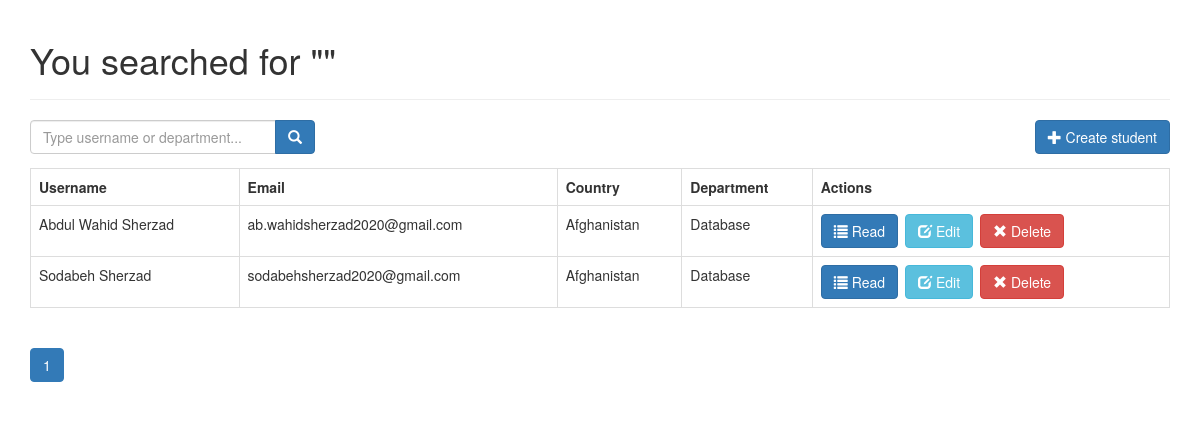
Screenshot of /search.php with the database file from the repository.
### tables this page shows
CREATE TABLE IF NOT EXISTS `students` (
  `id` int(11) NOT NULL AUTO_INCREMENT,
  `first_name` varchar(32) NOT NULL,
  `last_name` varchar(55) NOT NULL,
  `username` varchar(55) NOT NULL,
  `department_id` int(11) NOT NULL,
  `created` datetime NOT NULL,
  `modified` timestamp NOT NULL DEFAULT CURRENT_TIMESTAMP,
  `image` varchar(250) DEFAULT NULL,
  `address` varchar(255) DEFAULT NULL,
  `email` varchar(55) DEFAULT NULL,
  `country` varchar(55) DEFAULT NULL,
  `phone` varchar(12) DEFAULT NULL,
  `password` varchar(55) DEFAULT NULL,
  PRIMARY KEY (`id`)
);

CREATE TABLE IF NOT EXISTS `departments` (
  `id` int(11) NOT NULL AUTO_INCREMENT,
  `name` varchar(256) NOT NULL,
  `created` datetime NOT NULL,
  `modified` timestamp NOT NULL DEFAULT CURRENT_TIMESTAMP,
  PRIMARY KEY (`id`)
);

### search.php (called while the page is built, shortened)
<?php
include_once 'config/core.php';
include_once 'config/database.php';
include_once 'objects/student.php';
include_once 'objects/department.php';
$database = new Database();
$db = $database->getConnection();
$student = new student($db);
$department = new department($db);
$search_term=isset($_GET['s']) ? $_GET['s'] : '';
include_once "header.php";
$stmt = $student->search($search_term, $from_record_num, $records_per_page);
$total_rows=$student->countAll_BySearch($search_term);
include_once "read_template.php";
include_once "footer.php";
?>

### objects/student.php (called while the page is built, shortened)
<?php
class Student
{
    private $conn;
    private $table_name = "students";
    public function __construct($db)
    {
        $this->conn = $db;
    }
    public function search($search_term, $from_record_num, $records_per_page)
    {
        $query = "SELECT
                    d.name, s.id, s.username,
                    s.department_id, s.email, s.country
                FROM
                    " . $this->table_name . " s
                    LEFT JOIN
                        departments d
                            ON s.department_id = d.id
                WHERE
                    s.username LIKE ? OR d.name LIKE ?
                ORDER BY
                    s.username ASC
                LIMIT
                    ?, ?";
        $stmt = $this->conn->prepare($query);
        $search_term = "%{$search_term}%";
        $stmt->bindParam(1, $search_term);
        $stmt->bindParam(2, $search_term);
        $stmt->bindParam(3, $from_record_num, PDO::PARAM_INT);
        $stmt->bindParam(4, $records_per_page, PDO::PARAM_INT);
        $stmt->execute();
        return $stmt;
    }
    public function countAll_BySearch($search_term)
    {
        $query = "SELECT
                    COUNT(*) as total_rows
                FROM
                    " . $this->table_name . " s
                    LEFT JOIN
                        departments d
                            ON s.department_id = d.id
                WHERE
                    s.username LIKE ? or d.name LIKE ?";
        $stmt = $this->conn->prepare($query);
        $search_term = "%{$search_term}%";
        $stmt->bindParam(1, $search_term);
        $stmt->bindParam(2, $search_term);
        $stmt->execute();
        $row = $stmt->fetch(PDO::FETCH_ASSOC);
        return $row['total_rows'];
    }
}

### config/core.php (called while the page is built)
<?php
$page = isset($_GET['page']) ? $_GET['page'] : 1;
$records_per_page = 5;
$from_record_num = ($records_per_page * $page) - $records_per_page;

### objects/department.php (called while the page is built, shortened)
<?php
class Department
{
    private $conn;
    private $table_name = "departments";
    public $id;
    public function __construct($db)
    {
        $this->conn = $db;
    }
    public function readName()
    {
        $query = "SELECT name FROM " . $this->table_name . " WHERE id = ? limit 0,1";
        $stmt = $this->conn->prepare($query);
        $stmt->bindParam(1, $this->id);
        $stmt->execute();
        $row = $stmt->fetch(PDO::FETCH_ASSOC);
        $this->name = $row['name'];
    }
}

### read_template.php (the view)
<?php
echo "<form role='search' action='search.php'>";
    echo "<div class='input-group col-md-3 pull-left margin-right-1em'>";
        $search_value=isset($search_term) ? "value='{$search_term}'" : "";
        echo "<input type='text' class='form-control' placeholder='Type username or department...' name='s' id='srch-term' required {$search_value} />";
        echo "<div class='input-group-btn'>";
            echo "<button class='btn btn-primary' type='submit'><i class='glyphicon glyphicon-search'></i></button>";
        echo "</div>";
    echo "</div>";
echo "</form>";
echo "<div class='right-button-margin'>";
    echo "<a href='create_student.php' class='btn btn-primary pull-right'>";
        echo "<span class='glyphicon glyphicon-plus'></span> Create student";
    echo "</a>";
echo "</div>";
if($total_rows>0){
    echo "<table class='table table-hover table-responsive table-bordered'>";
        echo "<tr>";
            echo "<th>Username</th>";
            echo "<th>Email</th>";
            echo "<th>Country</th>";
            echo "<th>Department</th>";
            echo "<th>Actions</th>";
        echo "</tr>";
        while ($row = $stmt->fetch(PDO::FETCH_ASSOC)){
            extract($row);
            echo "<tr>";
                echo "<td>{$username}</td>";
                echo "<td>{$email}</td>";
                echo "<td>{$country}</td>";
                echo "<td>";
                    $department->id = $department_id;
                    $department->readName();
                    echo $department->name;
                echo "</td>";
                echo "<td>";
                    echo "<a href='read_one.php?id={$id}' class='btn btn-primary left-margin'>";
                        echo "<span class='glyphicon glyphicon-list'></span> Read";
                    echo "</a>";
                    echo "<a href='update_student.php?id={$id}' class='btn btn-info left-margin'>";
                        echo "<span class='glyphicon glyphicon-edit'></span> Edit";
                    echo "</a>";
                    echo "<a delete-id='{$id}' class='btn btn-danger delete-object'>";
                        echo "<span class='glyphicon glyphicon-remove'></span> Delete";
                    echo "</a>";
                echo "</td>";
            echo "</tr>";
        }
    echo "</table>";
    include_once 'paging.php';
}
else{
    echo "<div class='alert alert-danger'>No students found.</div>";
}
?>

### header.php (style rules this page uses)
.left-margin { margin:0 .5em 0 0; }
.right-button-margin { margin: 0 0 1em 0; overflow: hidden; }

### rows the page displays
students: username "Abdul Wahid Sherzad", email "ab.wahidsherzad2020@gmail.com", country "Afghanistan", department.name "Database"
students: username "Sodabeh Sherzad", email "sodabehsherzad2020@gmail.com", country "Afghanistan", department.name "Database"

### other values shown
$page_title "You searched for \"\""
